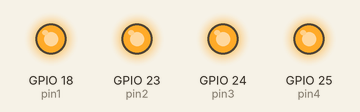
The program below on a simulated Raspberry Pi (BCM pin numbers). On the bench: output pins drawn as LEDs (lit = HIGH).

Above: at 0.05 s.
At 2.75 s:
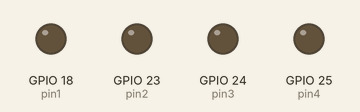
Timing chart, 0 to 3.0 s (numbered marks = the images above):
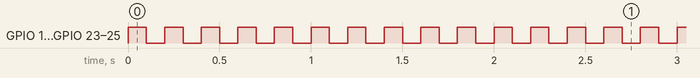

The program:

5.1_ex2.py
```python
#!/usr/bin/env python3
import RPi.GPIO as GPIO
import time
GPIO.setmode(GPIO.BCM)
pin1 = 18
pin2 = 23
pin3 = 24
pin4 = 25
pins = [pin1,pin2,pin3,pin4]
for pin in pins:
    GPIO.setup(pin, GPIO.OUT)


def on():
    GPIO.output(pin1,1)
    GPIO.output(pin2,1)
    GPIO.output(pin3,1)
    GPIO.output(pin4,1)

def off():
    GPIO.output(pin1,0)
    GPIO.output(pin2,0)
    GPIO.output(pin3,0)
    GPIO.output(pin4,0)

try:
    while True:
        on()
        time.sleep(0.1)
        off()
        time.sleep(0.1)
except KeyboardInterrupt:
    GPIO.cleanup()
    print("\nProgram Exited")
    exit(0)
```

Measured:
- by itself, GPIO 18 (pin1), GPIO 23 (pin2), GPIO 24 (pin3), GPIO 25 (pin4): alternates HIGH for 0.10 s and LOW for 0.10 s
